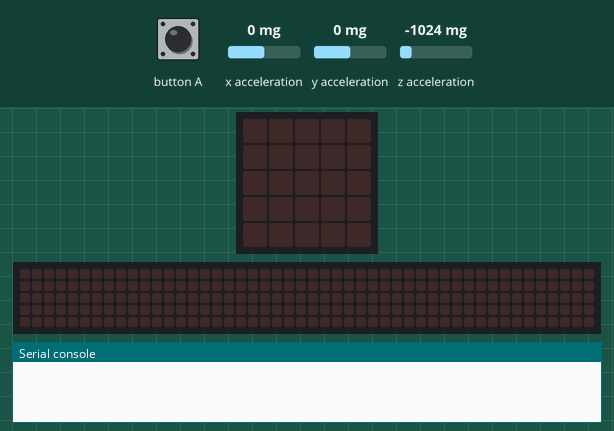
Simulated run of this program. Board: BBC micro:bit running MicroPython. Shown: the board's 5×5 LED display, a strip that is not on the board, showing the scrolling text unrolled, the last lines printed to the serial console. Inputs (shaded band) come from the test bench; at power-on: x acceleration 0 mg, y acceleration 0 mg, z acceleration -1024 mg. No radio messages arrive unless stated (any console line starting 'radio sent:' is added by the test bench); the 48×5 strip is a reading aid, not a part: it shows the text the display is scrolling, unrolled, one strip-width of it at a time.

Above: at 1.2 s.
1.3 s: button A pressed for 0.15 s
At 4.17 s:
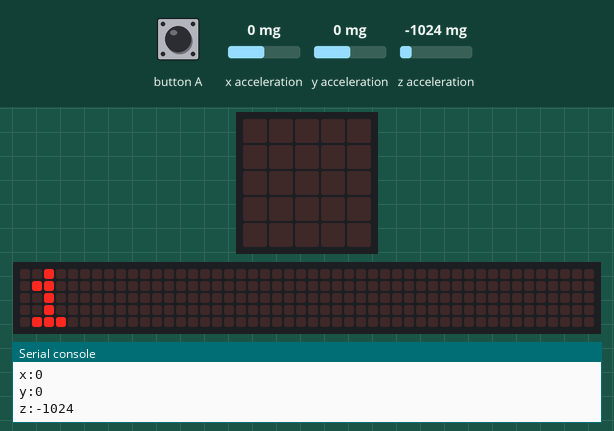
4.3 s: button A pressed for 0.15 s
At 4.47 s:
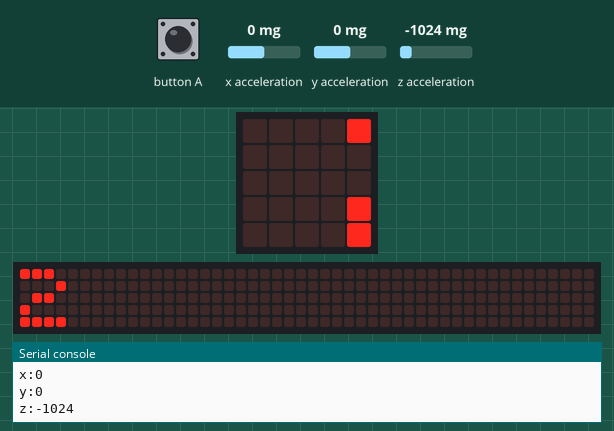

The program:

MicroDanceLeader.py
```python
from microbit import *
import radio

#accelerometer.set_range(2)
radio.config(channel=54)
radio.on()
display.on()
punten = 0
while True:
    if button_a.is_pressed():
        punten = punten + 1
        radio.send("x:{}".format(accelerometer.get_x()))
        radio.send("y:{}".format(accelerometer.get_y()))
        radio.send("z:{}".format(accelerometer.get_z()))
        print("x:{}".format(accelerometer.get_x()))
        print("y:{}".format(accelerometer.get_y()))
        print("z:{}".format(accelerometer.get_z()))
        while button_a.is_pressed():
            display.scroll(punten, wait=False, loop=True)
```

Measured:
- after the input at 1.3 s, the display: changes at once (image 1)
